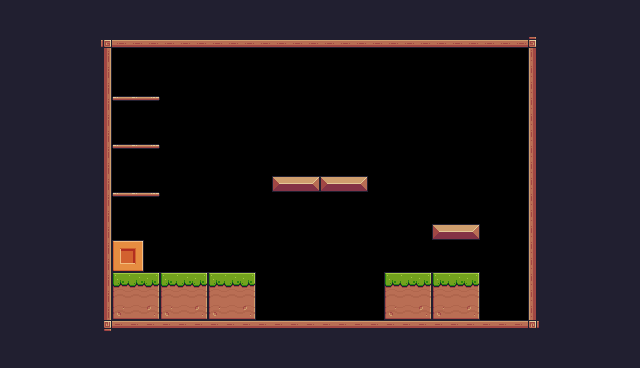

A level layout from a 2D game, rendered from its tile map. Below: a short description, then the map file with its tile-grid data intact:
An orthogonal 40x23 tile map with 16x16 px tiles, 1 tile layer (Tile Layer 1) and 15 objects (3x Platform, Player).

<map version="1.10" tiledversion="1.11.2" orientation="orthogonal" renderorder="right-down" width="40" height="23" tilewidth="16" tileheight="16" infinite="0" nextlayerid="4" nextobjectid="32">
 <tileset firstgid="1" source="Personal CV.tsx" />
 <layer id="1" name="Tile Layer 1" width="40" height="23">
  <data encoding="csv">
24,24,24,24,24,24,24,24,24,24,24,24,24,24,24,24,24,24,24,24,24,24,24,24,24,24,24,24,24,24,24,24,24,24,24,24,24,24,24,24,
24,24,24,24,24,24,24,24,24,24,24,24,24,24,24,24,24,24,24,24,24,24,24,24,24,24,24,24,24,24,24,24,24,24,24,24,24,24,24,24,
24,24,24,24,24,24,92,134,134,134,134,134,134,134,134,134,134,134,134,134,134,134,134,134,134,134,134,134,134,134,134,134,134,93,24,24,24,24,24,24,
24,24,24,24,24,24,113,0,0,0,0,0,0,0,0,0,0,0,0,0,0,0,0,0,0,0,0,0,0,0,0,0,0,111,112,24,24,24,24,24,
24,24,24,24,24,24,113,0,0,0,0,0,0,0,0,0,0,0,0,0,0,0,0,0,0,0,0,0,0,0,0,0,0,111,24,24,24,24,24,24,
24,24,24,24,24,24,113,0,0,0,0,0,0,0,0,0,0,0,0,0,0,0,0,0,0,0,0,0,0,0,0,0,0,111,24,24,24,24,24,24,
24,24,24,24,24,24,113,40,41,42,0,0,0,0,0,0,0,0,0,0,0,0,0,0,0,0,0,0,0,0,0,0,0,111,24,24,24,24,24,24,
24,24,24,24,24,24,113,0,0,0,0,0,0,0,0,0,0,0,0,0,0,0,0,0,0,0,0,0,0,0,0,0,0,111,24,24,24,24,24,24,
24,24,24,24,24,24,113,0,0,0,0,0,0,0,0,0,0,0,0,0,0,0,0,0,0,0,0,0,0,0,0,0,0,111,24,24,24,24,24,24,
24,24,24,24,24,24,113,40,41,42,0,0,0,0,0,0,0,0,0,0,0,0,0,0,0,0,0,0,0,0,0,0,0,111,24,24,24,24,24,24,
24,24,24,24,24,24,113,0,0,0,0,0,0,0,0,0,0,0,0,0,0,0,0,0,0,0,0,0,0,0,0,0,0,111,24,24,24,24,24,24,
24,24,24,24,24,24,113,0,0,0,0,0,0,0,0,0,0,13,14,15,13,14,15,0,0,0,0,0,0,0,0,0,0,111,24,24,24,24,24,24,
24,24,24,24,24,24,113,40,41,42,0,0,0,0,0,0,0,0,0,0,0,0,0,0,0,0,0,0,0,0,0,0,0,111,24,24,24,24,24,24,
24,24,24,24,24,24,113,0,0,0,0,0,0,0,0,0,0,0,0,0,0,0,0,0,0,0,0,0,0,0,0,0,0,111,24,24,24,24,24,24,
24,24,24,24,24,24,113,0,0,0,0,0,0,0,0,0,0,0,0,0,0,0,0,0,0,0,0,13,14,15,0,0,0,111,24,24,24,24,24,24,
24,24,24,24,24,24,113,212,213,0,0,0,0,0,0,0,0,0,0,0,0,0,0,0,0,0,0,0,0,0,0,0,0,111,24,24,24,24,24,24,
24,24,24,24,24,24,113,234,235,0,0,0,0,0,0,0,0,0,0,0,0,0,0,0,0,0,0,0,0,0,0,0,0,111,24,24,24,24,24,24,
24,24,24,24,24,24,113,7,8,9,7,8,9,7,8,9,0,0,0,0,0,0,0,0,7,8,9,7,8,9,0,0,0,111,24,24,24,24,24,24,
24,24,24,24,24,24,113,29,30,31,29,30,31,29,30,31,0,0,0,0,0,0,0,0,29,30,31,29,30,31,0,0,0,111,24,24,24,24,24,24,
24,24,24,24,24,24,113,51,52,53,51,52,53,51,52,53,0,0,0,0,0,0,0,0,51,52,53,51,52,53,0,0,0,111,24,24,24,24,24,24,
24,24,24,24,24,24,114,90,90,90,90,90,90,90,90,90,90,90,90,90,90,90,90,90,90,90,90,90,90,90,90,90,90,115,24,24,24,24,24,24,
24,24,24,24,24,24,24,24,24,24,24,24,24,24,24,24,24,24,24,24,24,24,24,24,24,24,24,24,24,24,24,24,24,24,24,24,24,24,24,24,
24,24,24,24,24,24,24,24,24,24,24,24,24,24,24,24,24,24,24,24,24,24,24,24,24,24,24,24,24,24,24,24,24,24,24,24,24,24,24,24
</data>
 </layer>
 <objectgroup id="3" name="Collisions">
  <object id="9" x="96" y="48" width="16" height="272" />
  <object id="10" x="96" y="320" width="448" height="16" />
  <object id="11" x="528" y="32" width="16" height="288" />
  <object id="12" x="96" y="32" width="448" height="16" />
  <object id="15" x="112" y="240" width="32" height="32" />
  <object id="16" x="112" y="272" width="144" height="48" />
  <object id="18" x="384" y="272" width="48" height="48" />
  <object id="20" x="432" y="272" width="48" height="48" />
  <object id="21" x="432" y="224" width="48" height="16" />
  <object id="22" x="320" y="176" width="48" height="16" />
  <object id="24" x="272" y="176" width="48" height="16" />
  <object id="28" type="Platform" x="112" y="192" width="48" height="16" />
  <object id="29" type="Platform" x="112" y="144" width="48" height="16" />
  <object id="30" type="Platform" x="112" y="96" width="48" height="16" />
 </objectgroup>
 <objectgroup id="2" name="Spawnpoints">
  <object id="6" name="Player" type="Player" x="304.295" y="272.009" width="30.9633" height="29.8165" />
 </objectgroup>
</map>
